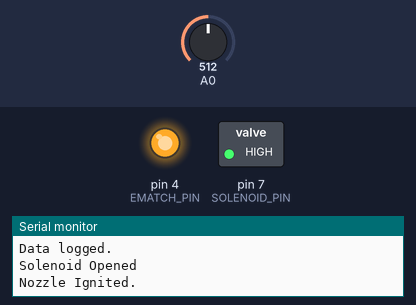
This sketch was run on a simulated Arduino Uno, built with avr-gcc and run on an emulated ATmega328P. On the bench: switched loads named in the sketch (green lamp = pin HIGH), output pins drawn as LEDs (lit = HIGH), the last lines printed to the serial monitor. The inputs (shaded band) are chosen by the test bench; at power-on: A0 = 512. Storage starts empty. At 2.2 s the program stops and its outputs stay as they are.

Above: at 0.1 s.
At 2.1 s:
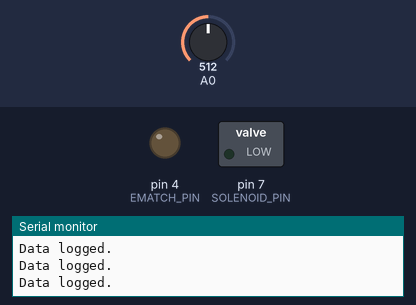
Timing chart, 0 to 3.6 s (numbered marks = the images above):
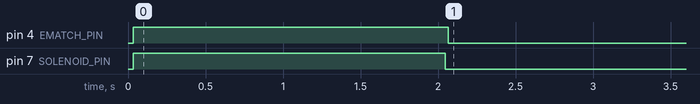

Measured:
- by itself, pin 4 (EMATCH_PIN), pin 7 (SOLENOID_PIN): LOW → HIGH at 0.03 s, → LOW 2.0 s later

The sketch:

HIPcode_legacy.ino
```cpp
#include <HX711.h>
#include <SPI.h>
#include <SD.h>

/*
I defined all the Pin #'s here so you won't need to remember them
Refer to the schematic if you do not know where everything is wired to
I also imported all the libraries needed. When we actually upload the code to the arduino we will need to download these libraries
*/
#define HX711_CLK_PIN 2
#define HX711_DOUT_PIN 3
#define EMATCH_PIN 4
#define SOLENOID_PIN 7
#define SD_CS_PIN 8

HX711 force;
File dataFile;
unsigned long startTime;
bool solenoidActivated;
bool ignitionStarted;


void setup(){
    //Serial.begin(9600) starts the capture of data of the Microcontroller, 9600 is the bit rate (rate of information sent/recieved)
    Serial.begin(9600);
    solenoidActivated = false;
    ignitionStarted = false;

    //force.begin captures the data from the HX711 which is wired from the load cell. The Dataout Pin goes to Arduino and Arduino supplies CLK
    //CLK is the clock rate of the processor.

    force.begin(HX711_DOUT_PIN, HX711_CLK_PIN);

    //Declares the Output pin objects
    pinMode(SOLENOID_PIN, OUTPUT);
    pinMode(EMATCH_PIN, OUTPUT);

    //Here to make sure that the Solenoid and Ematch is off
    //Setting the voltage to low ensures they are off before launch
    digitalWrite(SOLENOID_PIN, LOW);
    digitalWrite(EMATCH_PIN, LOW);

    // Here to make sure that the SD card is reading properly, if it doesn't I added an infinite loop to basically "freeze" the launch
    // Here for safety/data reasons
    if (!SD.begin(SD_CS_PIN)){
      Serial.println("SD card not working properly");
      while (1);
    }
    Serial.println("SD card works and initialized");

    Serial.println("Trial BELOW");
}

/*
Begins by reading the LoadCell data coming from HX711
Logs the data into a file on the SD Card
Starts the timer using the millis function
Opening the Solenoid and igniting for about 1000 ms
if that amount of time has passed close the Solenoid and stop igniting the Ematch
*/


void loop(){

  float loadCellReading = readloadCell();
  logData(loadCellReading);


  if (!solenoidActivated && !ignitionStarted){
    startTime = millis();
    openSolenoid();
    startIgnition();
    solenoidActivated = true;
    ignitionStarted = true;
    Serial.println(millis());
  }

  if (solenoidActivated && ignitionStarted && (millis() - startTime > 2000)){
    closeSolenoid();
    killIgnition();
    Serial.println(millis());
    while(1){}
  }

}

//returns the data from the loadcell
float readloadCell(){
  return analogRead(A0);
}

//Helper function to write the data from the loadcell into a file within the SD card
void logData(float loadCellValue){
  dataFile = SD.open("flightData.txt", FILE_WRITE);
  if (dataFile){
    dataFile.println(String("Load Cell: ") + loadCellValue);
    dataFile.flush();
    dataFile.close();
    Serial.println("Data logged.");
  }
  else {
    Serial.println("Failed to open file.");
  }
}

//Passes voltage to MOSFET to open Solenoid
void openSolenoid(){
    digitalWrite(SOLENOID_PIN, HIGH);
    Serial.println("Solenoid Opened");
}

//Depletes voltage to MOSFET to close Solenoid
void closeSolenoid(){
    digitalWrite(SOLENOID_PIN, LOW);
    Serial.println("Solenoid Closed.");
}

//Passes voltage to MOSFET to Ignite EMATCH
void startIgnition(){
  digitalWrite(EMATCH_PIN, HIGH);
  Serial.println("Nozzle Ignited.");
}

//Depletes voltage to MOSFET to stop sparking the EMATCH
void killIgnition(){
  digitalWrite(EMATCH_PIN, LOW);
  Serial.println("Killed ignition.");
}
```
